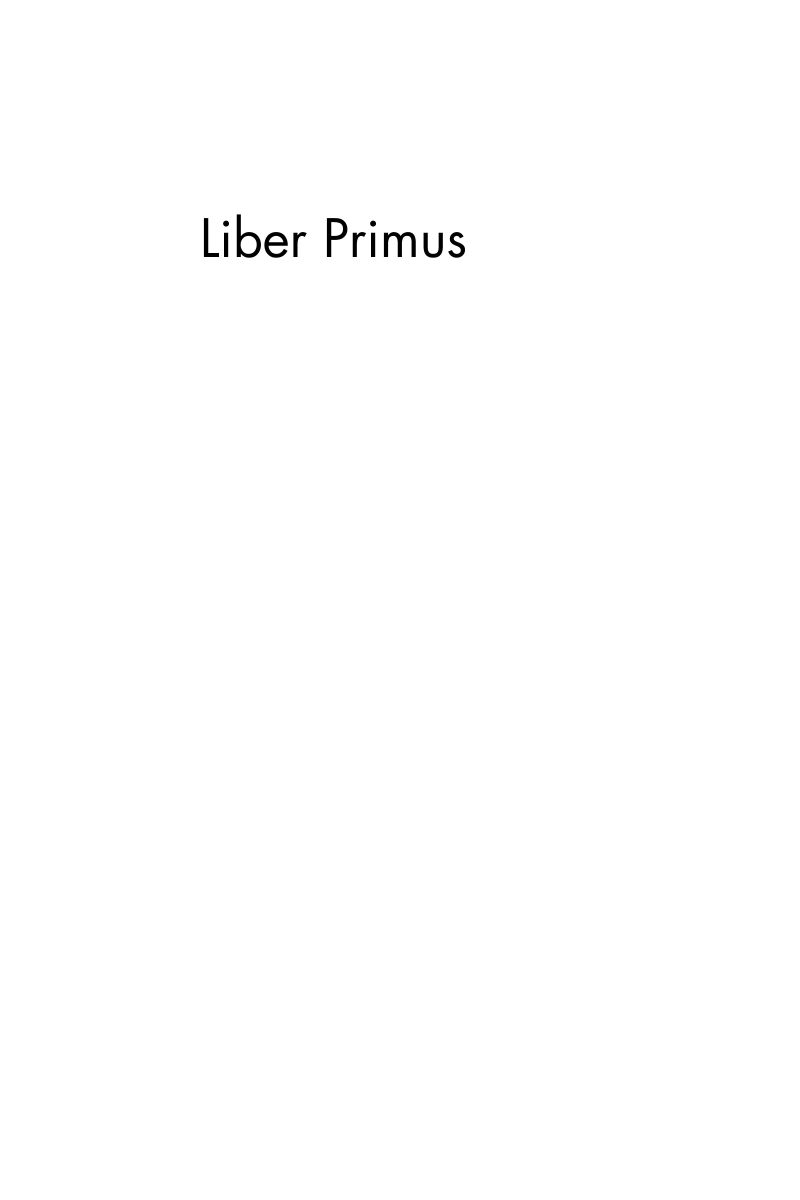
#> input picture resources/liber-primus/00.jpg, 2400 x 3600 px (shown at 1/3 size); its folder holds 4 pictures in this run
$ python five_dot_mirror.py
#> lines starting #> are read from the running program, lines starting #| are printed output that depends on the picture
"""Find exact reflected five-dot motifs in original Liber Primus JPEGs.

The full book uses scan filenames 00.jpg..74.jpg; LP2 page = scan - 17.
Reproduce with numpy + opencv-python-headless: python sims/five_dot_mirror.py.
Prints JSON only and never writes files.
"""
from __future__ import annotations

import itertools
import json
from pathlib import Path

import cv2
import numpy as np

SOURCE = Path(__file__).resolve().parent.parent / "resources" / "liber-primus"
PAGES = (24, 40, 73)
THRESHOLD = 100


def dot_centers(page: int) -> np.ndarray:
    """Detect the five ≈70px filled black circles, independent of layout."""
#> called with page = 0
    gray = cv2.imread(str(SOURCE / f"{page:02d}.jpg"), cv2.IMREAD_GRAYSCALE)
#> gray is the input picture: shape (3600, 2400); min 0, max 255, mean 254.3
    if gray is None:
        raise FileNotFoundError(SOURCE / f"{page:02d}.jpg")
    n, labels, stats, centers = cv2.connectedComponentsWithStats(
        np.uint8(gray < THRESHOLD), connectivity=8
    )
#> labels: shape (3600, 2400) int32; 14 distinct labels, from 0 to 13
#> n = 14; stats = 14 rows, first 6: [0, 0, 2400, 3600, 8617602], [710, 643, 73, 130, 3346], [612, 654, 45, 117, 1904], [981, 654, 61, 117, 2919], [670, 662, 17, 17, 236], [1111, 662, 17, 17, 236]; centers = 14 rows, first 8: [1200.1, 1802.3], [736.8, 721.6], [622.5, 722.6], [1002.6, 699.9], [677.9, 670.2], [1118.9, 670.2], [826.4, 733.4], [890.4, 726.3]
    selected = []
    for index in range(1, n):
        _, _, width, height, area = (int(x) for x in stats[index])
        if (
            60 <= width <= 80
            and 60 <= height <= 80
            and 2500 <= area <= 4800
            and area / (width * height) > 0.58
        ):
            selected.append(centers[index])
#> this loop made 13 passes
#> (width, height, area) on passes 1 to 12: (73, 130, 3346), (45, 117, 1904), (61, 117, 2919), (17, 17, 236), (17, 17, 236), (70, 77, 2642), (40, 75, 1194), (40, 75, 1193), (95, 75, 3281), (50, 77, 1727), (12, 73, 876), (12, 73, 876)
#> after the loop, selected = []
    return np.array(selected, dtype=np.float64).reshape(-1, 2)


def fit(source: np.ndarray, target: np.ndarray) -> list[dict]:
    """Exact minimum RMS over four axis-aligned reflections and 5! pairings.

    For each reflection the translation is fixed by the centroids. The data
    comprise exactly five 2D points on each scan, so brute-force 5! matching
    is tiny and avoids arbitrary visually chosen point labels.
    """
    if source.shape != (5, 2) or target.shape != (5, 2):
        raise ValueError("Five centers per page required")
    results = []
    for sx, sy in itertools.product((1, -1), repeat=2):
        flipped = source * np.array([sx, sy])
        translation = np.mean(target, axis=0) - np.mean(flipped, axis=0)
        residual = flipped + translation
        best_score = float("inf")
        best_permutation = ()
        for permutation in itertools.permutations(range(5)):
            paired = target[np.array(permutation)]
            mean_sq = float(np.mean(np.sum((residual - paired) ** 2, axis=1)))
            if mean_sq < best_score:
                best_score = mean_sq
                best_permutation = permutation
        results.append(
            {
                "x_sign": sx,
                "y_sign": sy,
                "translation_px": translation.round(4).tolist(),
                "rms_error_px": round(float(np.sqrt(best_score)), 6),
                "matching": list(best_permutation),
            }
        )
    return sorted(results, key=lambda r: r["rms_error_px"])


def main() -> None:
    catalog = {
        page: dot_centers(page) for page in range(75)
    }
#> call 2 of dot_centers, with page = 1
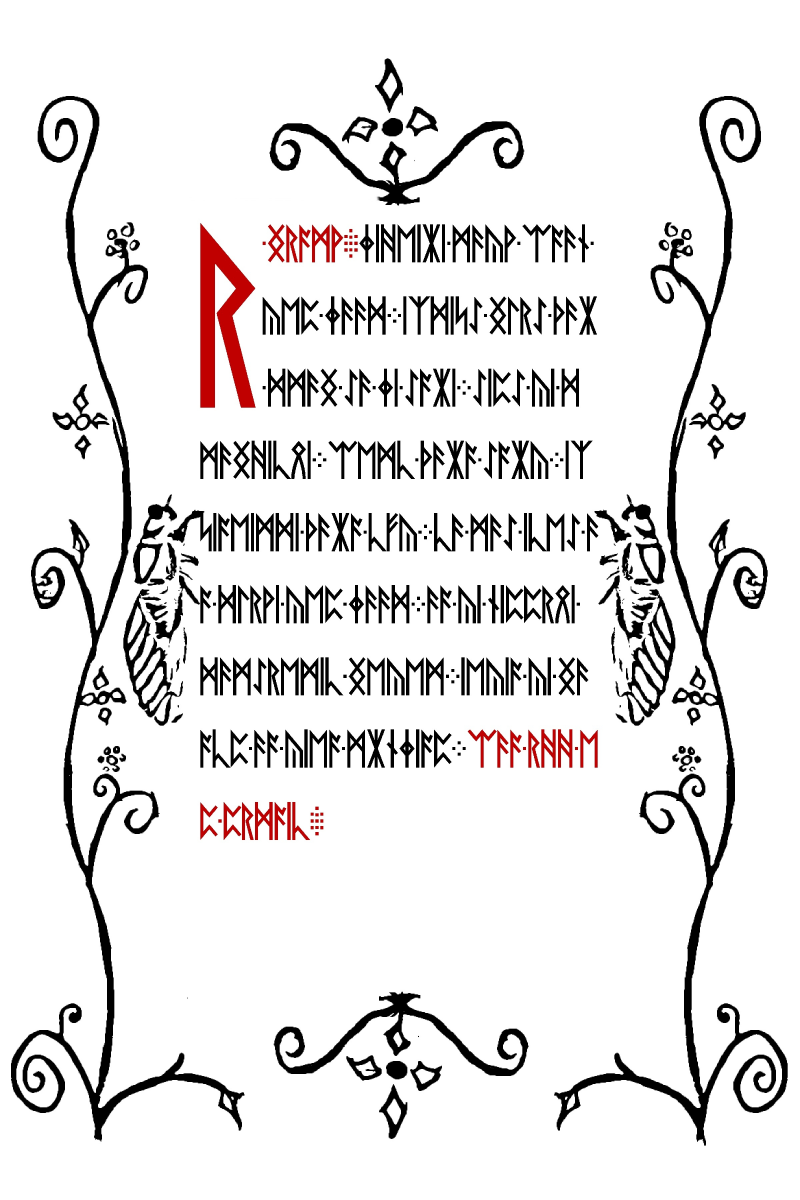
#> input picture resources/liber-primus/01.jpg, 2400 x 3600 px (shown at 1/3 size)
#> in dot_centers (call 2), `n, labels, stats, centers = cv2.connectedComponentsWithStats( np.uint8..`: labels: shape (3600, 2400) int32; 375 distinct labels, from 0 to 374
#> in dot_centers (call 2), `n, labels, stats, centers = cv2.connectedComponentsWithStats( np.uint8..`: n = 375; stats = 375 rows, first 6: [0, 0, 2400, 3600, 7724867], [1125, 175, 84, 164, 4751], [33, 288, 701, 3137, 148275], [1662, 288, 701, 3150, 148440], [1217, 319, 97, 90, 3217], [1026, 350, 107, 80, 3389]; centers = 375 pairs, first value 150.5 to 2244.5, second value 253.9 to 3337
#> the loop in dot_centers (call 2), `for index in range(1, n):` made 374 passes
#> (width, height, area) on passes 1 to 3: (84, 164, 4751), (701, 3137, 148275), (701, 3150, 148440)
#> call 3 of dot_centers, with page = 2
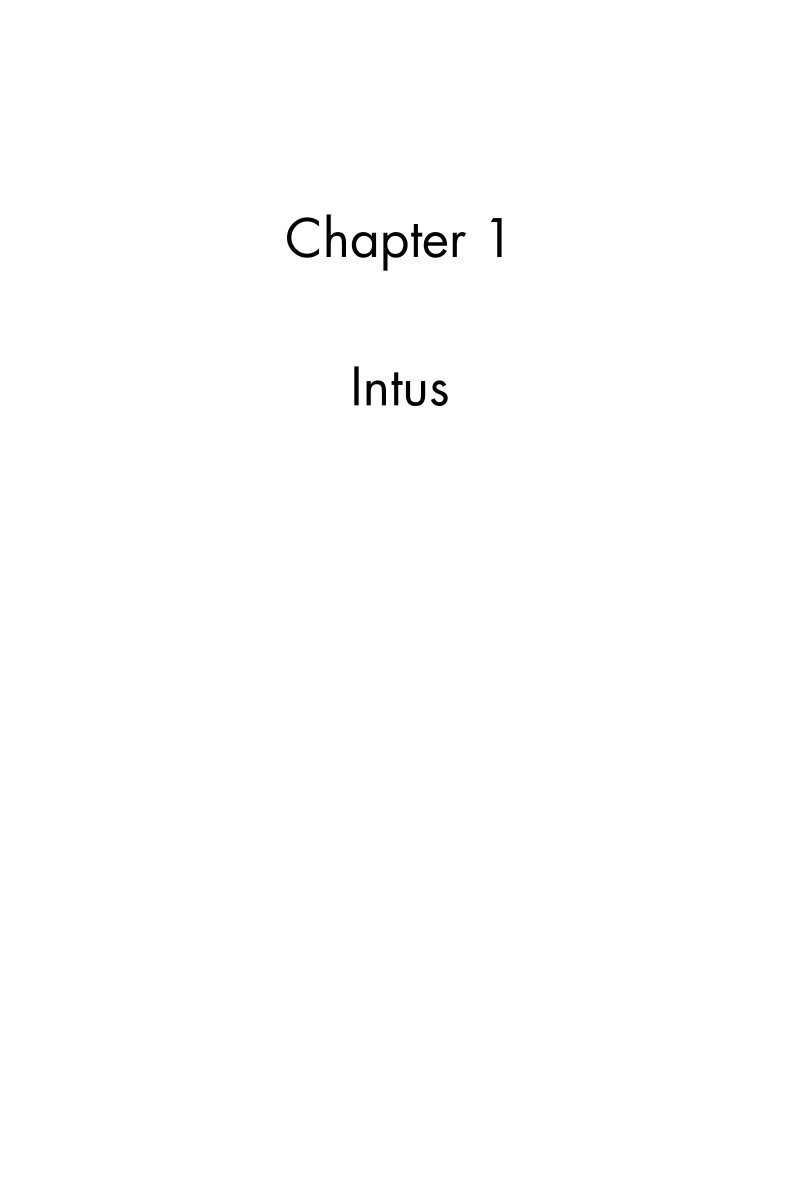
#> input picture resources/liber-primus/02.jpg, 2400 x 3600 px (shown at 1/3 size)
#> in dot_centers, gray is the input picture: shape (3600, 2400); min 0, max 255, mean 254.2
#> in dot_centers (call 3), `n, labels, stats, centers = cv2.connectedComponentsWithStats( np.uint8..`: labels: shape (3600, 2400) int32; 14 distinct labels, from 0 to 13
#> in dot_centers (call 3), `n, labels, stats, centers = cv2.connectedComponentsWithStats( np.uint8..`: n = 14; stats = 14 rows, first 6: [0, 0, 2400, 3600, 8612668], [980, 643, 58, 128, 2742], [861, 652, 96, 121, 3021], [1473, 654, 32, 117, 1710], [1234, 672, 33, 99, 1438], [1056, 696, 72, 77, 2670]; centers = 14 rows, first 8: [1199.6, 1802.5], [1002.2, 715.1], [902.4, 712.3], [1496.4, 706.2], [1248.2, 718], [1094.9, 734.1], [1178, 743], [1304.4, 733.4]
#> the loop in dot_centers (call 3), `for index in range(1, n):` made 13 passes
#> (width, height, area) on passes 1 to 12: (58, 128, 2742), (96, 121, 3021), (32, 117, 1710), (33, 99, 1438), (72, 77, 2670), (73, 116, 3181), (70, 77, 2638), (40, 75, 1194), (13, 117, 1521), (33, 99, 1438), (58, 75, 2083), (50, 77, 1729)
#> call 4 of dot_centers, with page = 3
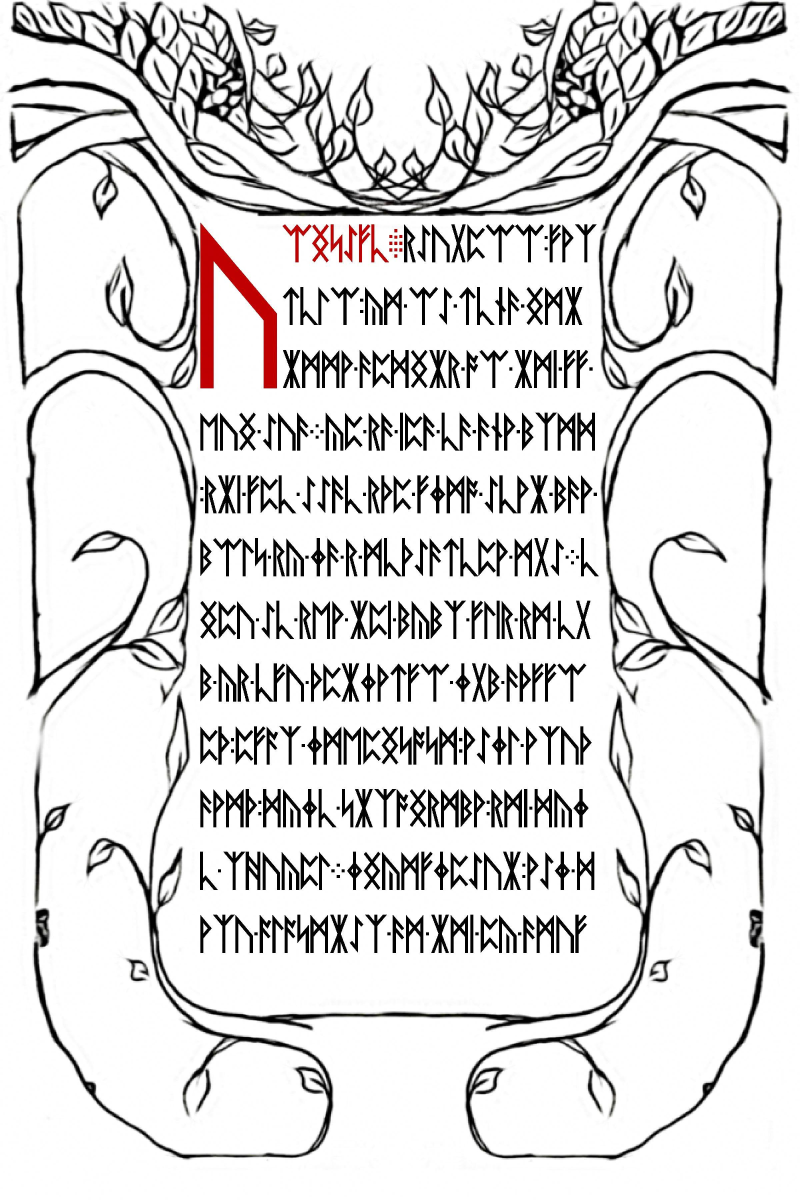
#> input picture resources/liber-primus/03.jpg, 2400 x 3600 px (shown at 1/3 size)
#> in dot_centers (call 4), `n, labels, stats, centers = cv2.connectedComponentsWithStats( np.uint8..`:
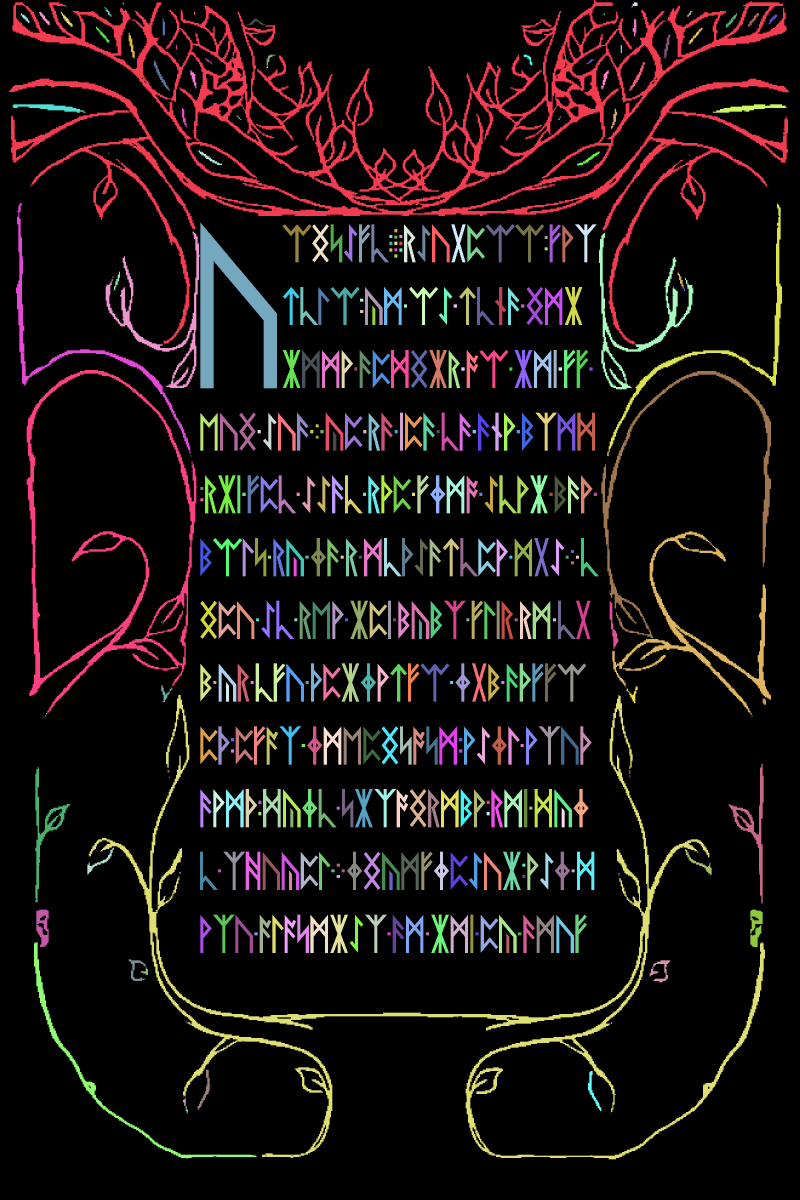
#> labels: shape (3600, 2400) int32 (shown at 1/3 size); 1434 distinct labels, from 0 to 1433; one colour per label, 0 black
#> in dot_centers (call 4), `n, labels, stats, centers = cv2.connectedComponentsWithStats( np.uint8..`: n = 1434; stats = 1434 rows, first 6: [0, 0, 2400, 3600, 7522700], [26, 0, 2342, 1033, 281692], [152, 5, 1, 1, 1], [368, 7, 3, 5, 12], [1895, 7, 18, 15, 155], [2241, 7, 2, 1, 2]; centers = 1434 pairs, first value 33 to 2343.5, second value 5 to 3476
#> the loop in dot_centers (call 4), `for index in range(1, n):` made 1433 passes
#> (width, height, area) on passes 1, 4, 15: (2342, 1033, 281692), (18, 15, 155), (22, 29, 151)
    counts = {str(p): len(v) for p, v in catalog.items() if len(v)}
    if counts != {"24": 5, "40": 5, "50": 3, "73": 5}:
        raise AssertionError(f"Unexpected full-book circle inventory: {counts}")
    fits = {}
    for p, q in ((24, 40), (24, 73), (40, 73)):
        transforms = fit(catalog[p], catalog[q])
        if transforms[0]["rms_error_px"] >= 0.5:
            raise AssertionError(f"Five-dot transformation not recovered: {p} -> {q}")
        if transforms[1]["rms_error_px"] <= 100:
            raise AssertionError(f"Mirror alternative unexpectedly close: {p} -> {q}")
        fits[f"scan{p}_to_scan{q}"] = transforms
    print(
        json.dumps(
            {
                "source": "resources/liber-primus/{00..74}.jpg",
                "scan_size": [2400, 3600],
                "detection_threshold": THRESHOLD,
                "qualifying_circle_count_by_scan": counts,
                "lp2_pages": {str(p - 17): p for p in PAGES},
                "centers_px": {
                    str(p): np.round(catalog[p], 4).tolist() for p in PAGES
                },
                "axis_reflection_matches": fits,
            },
            indent=2,
        )
    )


if __name__ == "__main__":
#> (the run stopped early here; a loop or call above may not have finished)
